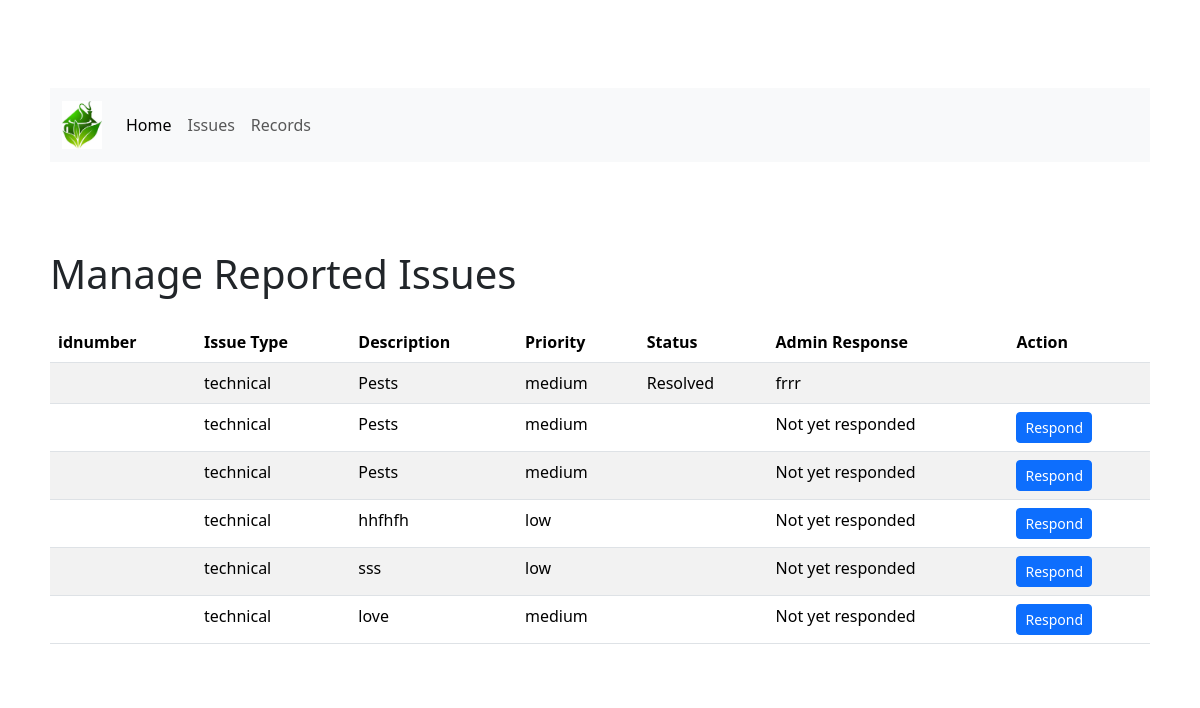
The page /admres.php on the database its author committed.
### tables this page shows
CREATE TABLE `report` (
  `id` int(6) UNSIGNED NOT NULL,
  `name` varchar(30) NOT NULL,
  `email` varchar(50) NOT NULL,
  `issue_type` varchar(30) NOT NULL,
  `description` text NOT NULL,
  `priority` varchar(10) NOT NULL,
  `submission_date` timestamp NOT NULL DEFAULT current_timestamp(),
  `status` varchar(30) NOT NULL,
  `admin_response` varchar(30) NOT NULL
);

### admres.php (the view, shortened to what this page needs)
<?php
$servername = "localhost";
$username = "root";
$password = "";
$dbname = "thumaita";
$conn = new mysqli($servername, $username, $password, $dbname);
$sql = "SELECT * FROM report ORDER BY id DESC";
$result = $conn->query($sql);
?>
<!DOCTYPE html>
<html lang="en">
<head>
    <link rel="stylesheet" href="https://cdn.jsdelivr.net/npm/bootstrap@5.3.3/dist/css/bootstrap.min.css">
     <link rel="stylesheet" type="text/css" href="adm.css">
</head>
<body class="body-home">
    <div class="black-fill"><br /> <br />
        <div class="container">
            <nav class="navbar navbar-expand-lg bg-body-tertiary" id="homeNav">
                <div class="container-fluid">
                    <a class="navbar-brand" href="#">
                        <img src="log.jfif" width="40" alt="Logo">
                    </a>
                    <div class="collapse navbar-collapse" id="navbarSupportedContent">
                        <ul class="navbar-nav me-auto mb-2 mb-lg-0">
                            <li class="nav-item">
                                <a class="nav-link active" aria-current="page" href="admhome.php">Home</a>
                            </li>
                            <li class="nav-item">
                                <a class="nav-link" href="admres.php">Issues</a>
                            </li>
                            <li class="nav-item">
                                <a class="nav-link" href="admrecord.php">Records</a>
                            </li>
                        </ul>
                    </div>
                </div>
            </nav>
        </div>
    </div>
    <div class="container mt-5">
        <h1 class="mb-4">Manage Reported Issues</h1>
        <table class="table table-striped">
            <thead>
                <tr>
                    <th>idnumber</th>
                    <th>Issue Type</th>
                    <th>Description</th>
                    <th>Priority</th>
                    <th>Status</th>
                    <th>Admin Response</th>
                    <th>Action</th>
                </tr>
            </thead>
            <tbody>
                <?php
                if ($result->num_rows > 0) {
                    while($row = $result->fetch_assoc()) {
                        echo "<tr>";
                        echo "<td>" . htmlspecialchars($row['idnumber']) . "</td>";
                        echo "<td>" . htmlspecialchars($row['issue_type']) . "</td>";
                        echo "<td>" . htmlspecialchars($row['description']) . "</td>";
                        echo "<td>" . htmlspecialchars($row['priority']) . "</td>";
                        echo "<td>" . htmlspecialchars($row['status']) . "</td>";
                        echo "<td>" . (empty($row['admin_response']) ? 'Not yet responded' : htmlspecialchars($row['admin_response'])) . "</td>";
                        echo "<td>";
                        if (empty($row['admin_response'])) {
                            echo "<button type='button' class='btn btn-primary btn-sm' data-bs-toggle='modal' data-bs-target='#responseModal" . $row['id'] . "'>Respond</button>";
                        }
                        echo "</td>";
                        echo "</tr>";
                    }
                } else {
                    echo "<tr><td colspan='9'>No issues found</td></tr>";
                }
                ?>
            </tbody>
        </table>
    </div>
</body>
</html>

### adm.css (style rules this page uses)
body { background-image: url(img/T3.jfif); background-size: cover; background-repeat: no-repeat; background-attachment: fixed; }
.container { background-color: rgba(255, 255, 255, 0.8); padding: 20px; border-radius: 10px; margin-top: 20px; }

### rows shown on the page
report: issue_type "technical", description "Pests", priority "medium", status "Resolved", admin_response "frrr"
report: issue_type "technical", description "Pests", priority "medium", admin_response "Not yet responded"
report: issue_type "technical", description "Pests", priority "medium", admin_response "Not yet responded"
report: issue_type "technical", description "hhfhfh", priority "low", admin_response "Not yet responded"
report: issue_type "technical", description "sss", priority "low", admin_response "Not yet responded"
report: issue_type "technical", description "love", priority "medium", admin_response "Not yet responded"
